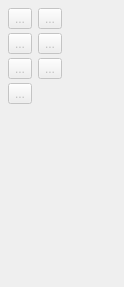
           <widget class="QWidget" name="operations_Page">
            <property name="geometry">
             <rect>
              <x>0</x>
              <y>0</y>
              <width>124</width>
              <height>287</height>
             </rect>
            </property>
            <property name="toolTip">
             <string>Tools for performing operations on objects</string>
            </property>
            <attribute name="icon">
             <iconset resource="share/resources/toolicon.qrc">
              <normaloff>:/toolicon/32x32/operations_toolbox.png</normaloff>:/toolicon/32x32/operations_toolbox.png</iconset>
            </attribute>
            <attribute name="label">
             <string>Operations</string>
            </attribute>
            <attribute name="toolTip">
             <string>Operations</string>
            </attribute>
            <layout class="QFormLayout" name="formLayout_13">
             <property name="verticalSpacing">
              <number>4</number>
             </property>
             <property name="leftMargin">
              <number>8</number>
             </property>
             <property name="topMargin">
              <number>8</number>
             </property>
             <property name="rightMargin">
              <number>8</number>
             </property>
             <property name="bottomMargin">
              <number>8</number>
             </property>
             <item row="0" column="0">
              <widget class="QToolButton" name="group_ToolButton">
               <property name="enabled">
                <bool>false</bool>
               </property>
               <property name="toolTip">
                <string>Add Objects to Group (G)</string>
               </property>
               <property name="text">
                <string notr="true">...</string>
               </property>
               <property name="icon">
                <iconset resource="share/resources/toolicon.qrc">
                 <normaloff>:/toolicon/32x32/group.png</normaloff>:/toolicon/32x32/group.png</iconset>
               </property>
               <property name="iconSize">
                <size>
                 <width>32</width>
                 <height>32</height>
                </size>
               </property>
               <property name="checkable">
                <bool>true</bool>
               </property>
              </widget>
             </item>
             <item row="0" column="1">
              <widget class="QToolButton" name="rotation_ToolButton">
               <property name="enabled">
                <bool>false</bool>
               </property>
               <property name="toolTip">
                <string>Rotate Selected Objects (R)</string>
               </property>
               <property name="text">
                <string notr="true">...</string>
               </property>
               <property name="icon">
                <iconset resource="share/resources/toolicon.qrc">
                 <normaloff>:/toolicon/32x32/rotation.png</normaloff>:/toolicon/32x32/rotation.png</iconset>
               </property>
               <property name="iconSize">
                <size>
                 <width>32</width>
                 <height>32</height>
                </size>
               </property>
               <property name="checkable">
                <bool>true</bool>
               </property>
              </widget>
             </item>
             <item row="1" column="0">
              <widget class="QToolButton" name="mirrorByLine_ToolButton">
               <property name="enabled">
                <bool>false</bool>
               </property>
               <property name="toolTip">
                <string>Mirror Objects by Line (M, L)</string>
               </property>
               <property name="text">
                <string notr="true">...</string>
               </property>
               <property name="icon">
                <iconset resource="share/resources/toolicon.qrc">
                 <normaloff>:/toolicon/32x32/mirror_by_line.png</normaloff>:/toolicon/32x32/mirror_by_line.png</iconset>
               </property>
               <property name="iconSize">
                <size>
                 <width>32</width>
                 <height>32</height>
                </size>
               </property>
               <property name="checkable">
                <bool>true</bool>
               </property>
              </widget>
             </item>
             <item row="1" column="1">
              <widget class="QToolButton" name="mirrorByAxis_ToolButton">
               <property name="enabled">
                <bool>false</bool>
               </property>
               <property name="toolTip">
                <string>Mirror Objects by Axis (M, A)</string>
               </property>
               <property name="text">
                <string notr="true">...</string>
               </property>
               <property name="icon">
                <iconset resource="share/resources/toolicon.qrc">
                 <normaloff>:/toolicon/32x32/mirror_by_axis.png</normaloff>:/toolicon/32x32/mirror_by_axis.png</iconset>
               </property>
               <property name="iconSize">
                <size>
                 <width>32</width>
                 <height>32</height>
                </size>
               </property>
               <property name="checkable">
                <bool>true</bool>
               </property>
              </widget>
             </item>
             <item row="2" column="0">
              <widget class="QToolButton" name="move_ToolButton">
               <property name="enabled">
                <bool>false</bool>
               </property>
               <property name="toolTip">
                <string>Move Objects (Alt+M)</string>
               </property>
               <property name="text">
                <string notr="true">...</string>
               </property>
               <property name="icon">
                <iconset resource="share/resources/toolicon.qrc">
                 <normaloff>:/toolicon/32x32/move.png</normaloff>:/toolicon/32x32/move.png</iconset>
               </property>
               <property name="iconSize">
                <size>
                 <width>32</width>
                 <height>32</height>
                </size>
               </property>
               <property name="checkable">
                <bool>true</bool>
               </property>
              </widget>
             </item>
             <item row="2" column="1">
              <widget class="QToolButton" name="trueDarts_ToolButton">
               <property name="enabled">
                <bool>false</bool>
               </property>
               <property name="toolTip">
                <string>True Darts (T, D)</string>
               </property>
               <property name="text">
                <string notr="true">...</string>
               </property>
               <property name="icon">
                <iconset resource="share/resources/toolicon.qrc">
                 <normaloff>:/toolicon/32x32/true_darts.png</normaloff>:/toolicon/32x32/true_darts.png</iconset>
               </property>
               <property name="iconSize">
                <size>
                 <width>32</width>
                 <height>32</height>
                </size>
               </property>
               <property name="checkable">
                <bool>true</bool>
               </property>
              </widget>
             </item>
             <item row="3" column="0">
              <widget class="QToolButton" name="exportDraftBlocks_ToolButton">
               <property name="enabled">
                <bool>false</bool>
               </property>
               <property name="toolTip">
                <string>Export Draft Blocks (E, D)</string>
               </property>
               <property name="text">
                <string notr="true">...</string>
               </property>
               <property name="icon">
                <iconset resource="share/resources/toolicon.qrc">
                 <normaloff>:/toolicon/32x32/export.png</normaloff>:/toolicon/32x32/export.png</iconset>
               </property>
               <property name="iconSize">
                <size>
                 <width>32</width>
                 <height>32</height>
                </size>
               </property>
               <property name="checkable">
                <bool>true</bool>
               </property>
              </widget>
             </item>
            </layout>
           </widget>
